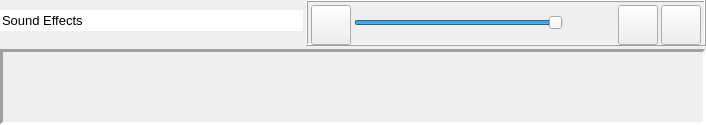
<?xml version="1.0" encoding="UTF-8"?>
<ui version="4.0">
 <class>SoundBoardGroupFrame</class>
 <widget class="QFrame" name="SoundBoardGroupFrame">
  <property name="geometry">
   <rect>
    <x>0</x>
    <y>0</y>
    <width>706</width>
    <height>125</height>
   </rect>
  </property>
  <property name="sizePolicy">
   <sizepolicy hsizetype="MinimumExpanding" vsizetype="MinimumExpanding">
    <horstretch>0</horstretch>
    <verstretch>0</verstretch>
   </sizepolicy>
  </property>
  <property name="font">
   <font>
    <pointsize>10</pointsize>
   </font>
  </property>
  <property name="windowTitle">
   <string/>
  </property>
  <property name="styleSheet">
   <string notr="true">background-image: url(:/img/data/parchment.jpg);</string>
  </property>
  <property name="title" stdset="0">
   <string>Sound Effects</string>
  </property>
  <property name="flat" stdset="0">
   <bool>false</bool>
  </property>
  <property name="checkable" stdset="0">
   <bool>false</bool>
  </property>
  <layout class="QVBoxLayout" name="verticalLayout_2">
   <property name="spacing">
    <number>3</number>
   </property>
   <property name="leftMargin">
    <number>0</number>
   </property>
   <property name="topMargin">
    <number>0</number>
   </property>
   <property name="rightMargin">
    <number>0</number>
   </property>
   <property name="bottomMargin">
    <number>0</number>
   </property>
   <item>
    <layout class="QHBoxLayout" name="horizontalLayout_2">
     <property name="spacing">
      <number>3</number>
     </property>
     <item>
      <layout class="QVBoxLayout" name="verticalLayout">
       <property name="spacing">
        <number>0</number>
       </property>
       <item>
        <widget class="QLineEdit" name="edtName">
         <property name="cursor">
          <cursorShape>ArrowCursor</cursorShape>
         </property>
         <property name="focusPolicy">
          <enum>Qt::ClickFocus</enum>
         </property>
         <property name="text">
          <string>Sound Effects</string>
         </property>
         <property name="frame">
          <bool>false</bool>
         </property>
        </widget>
       </item>
       <item>
        <spacer name="verticalSpacer">
         <property name="orientation">
          <enum>Qt::Vertical</enum>
         </property>
         <property name="sizeType">
          <enum>QSizePolicy::Preferred</enum>
         </property>
         <property name="sizeHint" stdset="0">
          <size>
           <width>20</width>
           <height>5</height>
          </size>
         </property>
        </spacer>
       </item>
      </layout>
     </item>
     <item>
      <widget class="QFrame" name="frameControls">
       <property name="minimumSize">
        <size>
         <width>400</width>
         <height>46</height>
        </size>
       </property>
       <property name="maximumSize">
        <size>
         <width>400</width>
         <height>46</height>
        </size>
       </property>
       <property name="frameShape">
        <enum>QFrame::Box</enum>
       </property>
       <property name="frameShadow">
        <enum>QFrame::Raised</enum>
       </property>
       <layout class="QHBoxLayout" name="horizontalLayout" stretch="0,4,1,0,0">
        <property name="spacing">
         <number>3</number>
        </property>
        <property name="leftMargin">
         <number>3</number>
        </property>
        <property name="topMargin">
         <number>3</number>
        </property>
        <property name="rightMargin">
         <number>3</number>
        </property>
        <property name="bottomMargin">
         <number>3</number>
        </property>
        <item>
         <widget class="QPushButton" name="btnVolume">
          <property name="minimumSize">
           <size>
            <width>40</width>
            <height>40</height>
           </size>
          </property>
          <property name="maximumSize">
           <size>
            <width>40</width>
            <height>40</height>
           </size>
          </property>
          <property name="text">
           <string/>
          </property>
          <property name="icon">
           <iconset resource="resources.qrc">
            <normaloff>:/img/data/icon_volumeon.png</normaloff>:/img/data/icon_volumeon.png</iconset>
          </property>
          <property name="iconSize">
           <size>
            <width>30</width>
            <height>30</height>
           </size>
          </property>
          <property name="checkable">
           <bool>true</bool>
          </property>
         </widget>
        </item>
        <item>
         <widget class="QSlider" name="sliderVolume">
          <property name="minimumSize">
           <size>
            <width>0</width>
            <height>15</height>
           </size>
          </property>
          <property name="maximumSize">
           <size>
            <width>16777215</width>
            <height>15</height>
           </size>
          </property>
          <property name="maximum">
           <number>100</number>
          </property>
          <property name="value">
           <number>100</number>
          </property>
          <property name="orientation">
           <enum>Qt::Horizontal</enum>
          </property>
         </widget>
        </item>
        <item>
         <spacer name="horizontalSpacer">
          <property name="orientation">
           <enum>Qt::Horizontal</enum>
          </property>
          <property name="sizeType">
           <enum>QSizePolicy::Preferred</enum>
          </property>
          <property name="sizeHint" stdset="0">
           <size>
            <width>49</width>
            <height>13</height>
           </size>
          </property>
         </spacer>
        </item>
        <item>
         <widget class="QPushButton" name="btnRemove">
          <property name="minimumSize">
           <size>
            <width>40</width>
            <height>40</height>
           </size>
          </property>
          <property name="maximumSize">
           <size>
            <width>40</width>
            <height>40</height>
           </size>
          </property>
          <property name="text">
           <string/>
          </property>
          <property name="icon">
           <iconset resource="resources.qrc">
            <normaloff>:/img/data/icon_remove.png</normaloff>:/img/data/icon_remove.png</iconset>
          </property>
          <property name="iconSize">
           <size>
            <width>30</width>
            <height>30</height>
           </size>
          </property>
         </widget>
        </item>
        <item>
         <widget class="QPushButton" name="btnExpand">
          <property name="minimumSize">
           <size>
            <width>40</width>
            <height>40</height>
           </size>
          </property>
          <property name="maximumSize">
           <size>
            <width>40</width>
            <height>40</height>
           </size>
          </property>
          <property name="text">
           <string/>
          </property>
          <property name="icon">
           <iconset resource="resources.qrc">
            <normaloff>:/img/data/icon_downarrow.png</normaloff>:/img/data/icon_downarrow.png</iconset>
          </property>
          <property name="iconSize">
           <size>
            <width>30</width>
            <height>30</height>
           </size>
          </property>
          <property name="checkable">
           <bool>false</bool>
          </property>
          <property name="checked">
           <bool>false</bool>
          </property>
         </widget>
        </item>
       </layout>
      </widget>
     </item>
    </layout>
   </item>
   <item>
    <widget class="QFrame" name="frameWidgets">
     <property name="sizePolicy">
      <sizepolicy hsizetype="MinimumExpanding" vsizetype="MinimumExpanding">
       <horstretch>0</horstretch>
       <verstretch>0</verstretch>
      </sizepolicy>
     </property>
     <property name="frameShape">
      <enum>QFrame::Panel</enum>
     </property>
     <property name="frameShadow">
      <enum>QFrame::Sunken</enum>
     </property>
     <property name="lineWidth">
      <number>3</number>
     </property>
     <layout class="QVBoxLayout" name="verticalLayout_3">
      <property name="spacing">
       <number>20</number>
      </property>
     </layout>
    </widget>
   </item>
  </layout>
 </widget>
 <resources>
  <include location="resources.qrc"/>
 </resources>
 <connections/>
</ui>
